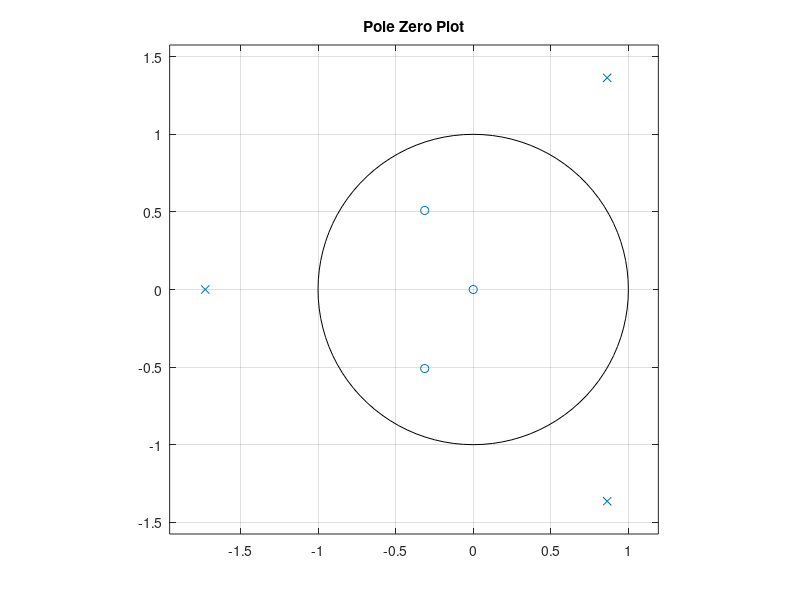
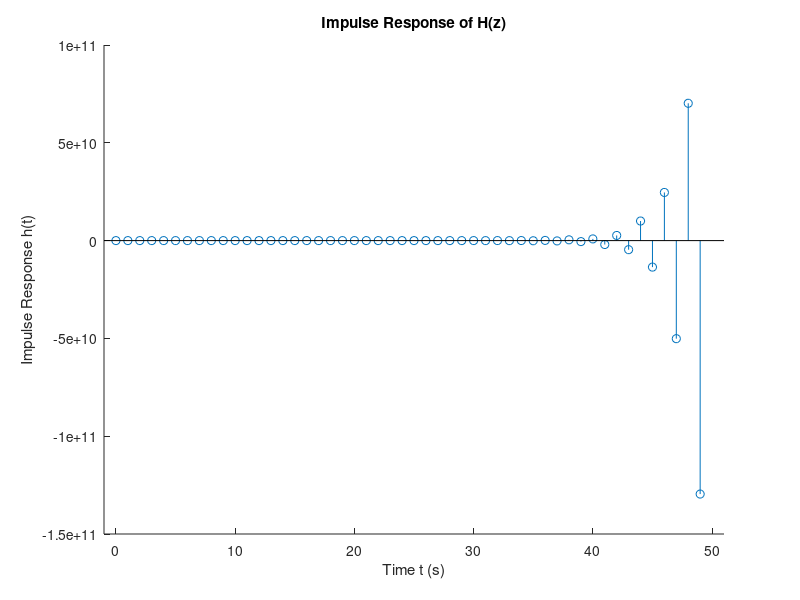
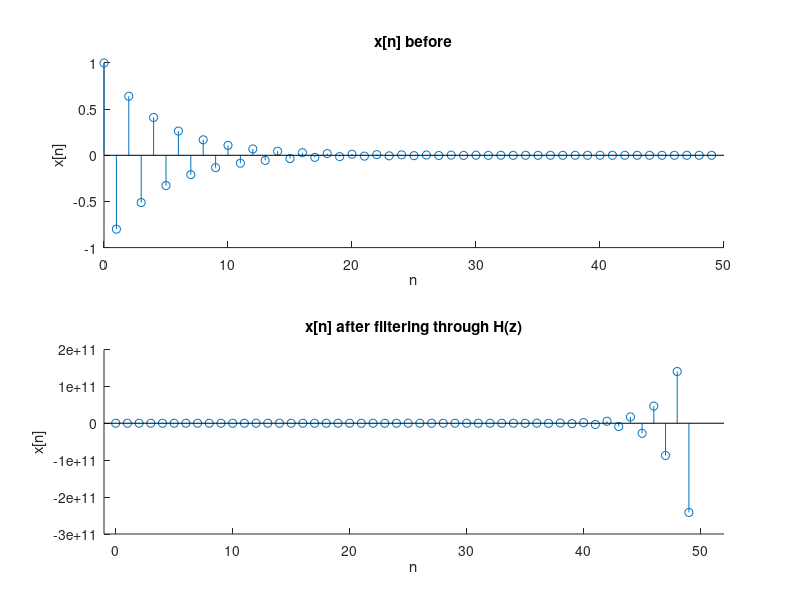
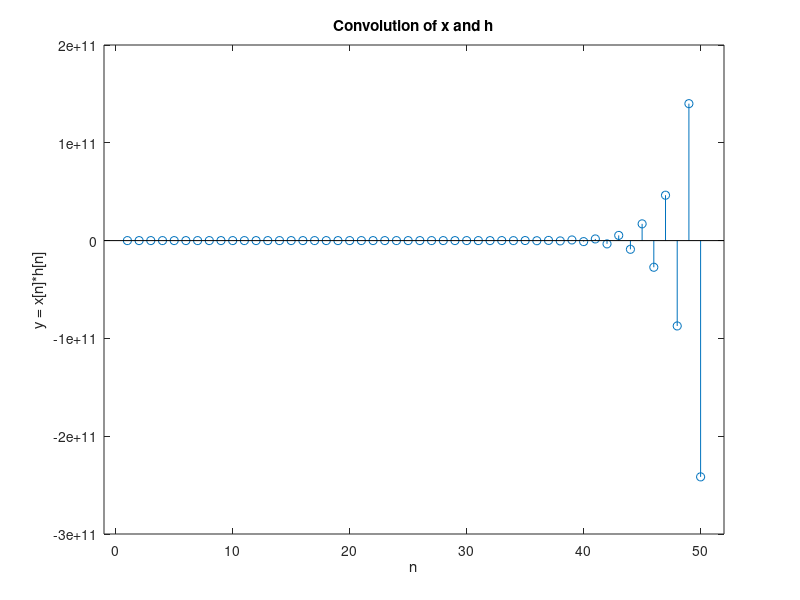

The MATLAB source for these figures, in order:
%% Husam Almanakly | ECE210A HW6

clear 
close all 
clc

%% Number 1 

num = [2/5 1/4 1/7];
den = [1/3 0 -1/8 3/2];

r = roots(num);
p = roots(den);

figure(1)
zplane(num, den)
title("Pole Zero Plot")

[h,n] = impz(num, den, 50);
figure(2)
hold on
title('Impulse Response of H(z)')
xlabel('Time t (s)');
ylabel('Impulse Response h(t)');
xlim([-1 51])
stem(n,h)

figure(3)
subplot(2,1,1);
hold on
title('x[n] before')
xlabel("n")
ylabel("x[n]")
x = (-4/5).^n;
stem(n,x)

subplot(2,1,2);
title('x[n] after filtering through H(z)')
xlabel("n")
ylabel("x[n]")
y1 = filter(num, den, x);
subplot(2,1,2);
hold on
xlim([-1 52])
stem(n, y1)

figure(4)
y2 = conv(x, h);
cutLen = y2(1:50);
stem(cutLen)
title('Convolution of x and h')
xlabel("n")
ylabel("y = x[n]*h[n]")
xlim([-1 52])

%% Number 2

k = 0.01;
zeros = [-1; 1];
poles = [0.9*exp(j*pi/2); 0.9*exp(-j*pi/2); 0.95*exp(j*(5*pi)/12); 0.95*exp(-j*(5*pi)/12); 0.95*exp(j*(7*pi)/12); 0.95*exp(-j*(7*pi)/12)];

figure(5)
title('Pole Zero Plot')
zplane(zeros, poles)

[b a] = zp2tf(zeros, poles, k);

[H, w] = freqz(b,a,1024);

figure(6)
subplot(2,1,1);

gain = abs(H);
gaindB = 20*log10(gain);
plot(w, gaindB)
hold on
xlim([0 pi])
title("Magnitude Response")
xlabel("Frequency (radians)")
ylabel("|H| Gain")
xticks([0 pi/4 pi/2 3*pi/4 pi]);
xticklabels({'0', '\pi/4', '\pi/2', '3\pi/4', '\pi'});

%Hph = rad2deg(unwrap(angle(H)));
phase = rad2deg(unwrap(angle(H)));
subplot(2,1,2);
plot(w, phase)
xlim([0 pi])
xticks([0 pi/4 pi/2 3*pi/4 pi]);
xticklabels({'0', '\pi/4', '\pi/2', '3\pi/4', '\pi'});
title("Phase Response")
xlabel("Frequency (radians)")
ylabel("Phase \theta")










